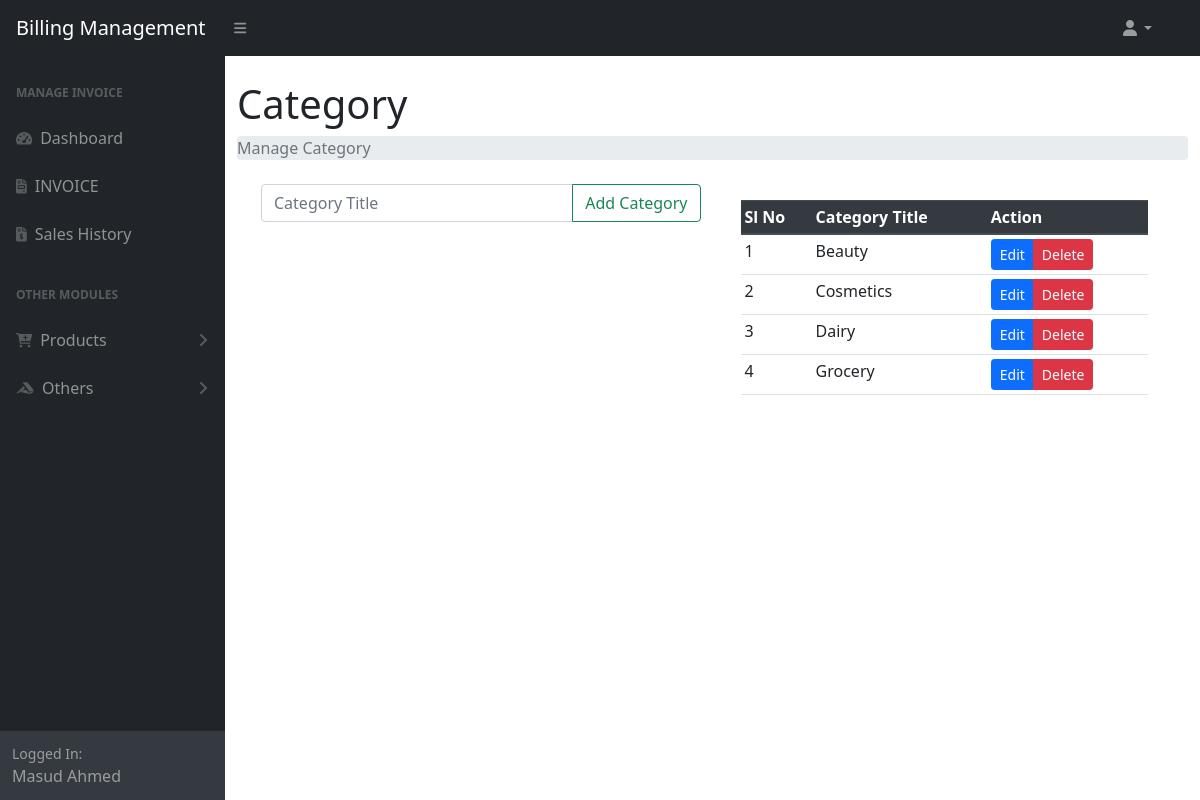
The page /manage_category.php (signed in) on the database as committed earlier.
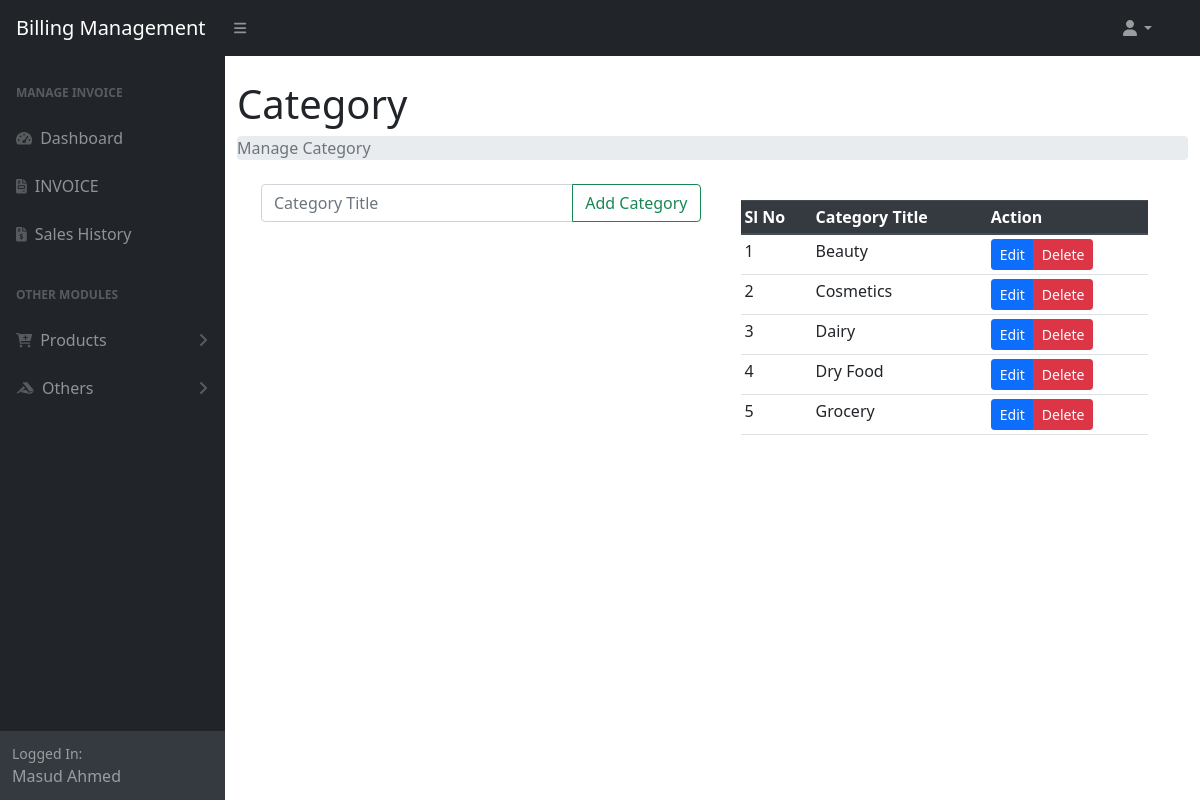
The same page on the database as committed later.
### tables this page shows
CREATE TABLE `category` (
  `cid` int(11) NOT NULL,
  `ctitle` varchar(50) NOT NULL
);

### manage_category.php (the view, shortened to what this page needs)
<?php include_once "menu/header.php"; ?>
<div class="container-fluid">
    <h1 class="mt-4">Category</h1>
    <ol class="breadcrumb mb-4">
        <li class="breadcrumb-item active">Manage Category</li>
    </ol>
    <div class="container">
        <div class="parent-container d-flex">
            <div class="container">
                <div class="row">
                    <div class="col">
                        <form method="POST">
                            <div class="input-group">
                                <input type="text" class="form-control" id="" name="cat_title" placeholder="Category Title" required>
                                <div class="input-group-append">
                                    <input type="submit" class="btn btn-outline-success" name="addcat" value="Add Category">
                                </div>
                            </div>
                        </form>
                    </div>
                </div>
                <br>
                <br><br>
            </div>
            <div class="container">
                <div class="card-body">
                    <table id="datatablesSimple" class="table table-sm">
                        <thead class="thead-dark">
                            <tr class="trstick">
                                <th scope="col">Sl No</th>
                                <th scope="col">Category Title</th>
                                <th scope="col">Action</th>
                            </tr>
                        </thead>
                        <tbody>
                            <?php
                            $sql = "SELECT * FROM `category` ORDER BY `ctitle`";
                            $res = mysqli_query($conn, $sql);
                            if (mysqli_num_rows($res) > 0) {
                                $sl = 0;
                                while ($data = mysqli_fetch_assoc($res)) {
                                    $cat_id = $data['cid'];
                            ?>
                                    <tr>
                                        <td><?= ++$sl ?></td>
                                        <td><?= $data['ctitle'] ?></td>
                                        <td>
                                            <div class="btn-group">
                                                <a href="#update_<?= $cat_id ?>" class="btn btn-primary btn-sm" data-target="#update_<?= $cat_id ?>" data-toggle="modal" id="">Edit</a>
                                                <a href="#del_<?= $cat_id ?>" class="btn btn-danger btn-sm" data-toggle="modal">Delete</a>
                                            </div>
                                        </td>
                                    </tr>
                            <?php
                                }
                            } else {
                                $_SESSION['msg'] = "No data available";
                            }
                            ?>
                        </tbody>
                    </table>
                </div>
            </div>
        </div>
    </div>
</div>
<?php include_once "menu/footer.php"; ?>

Rows that differ between the two databases and show on the page:
added category: ctitle "Dry Food"
